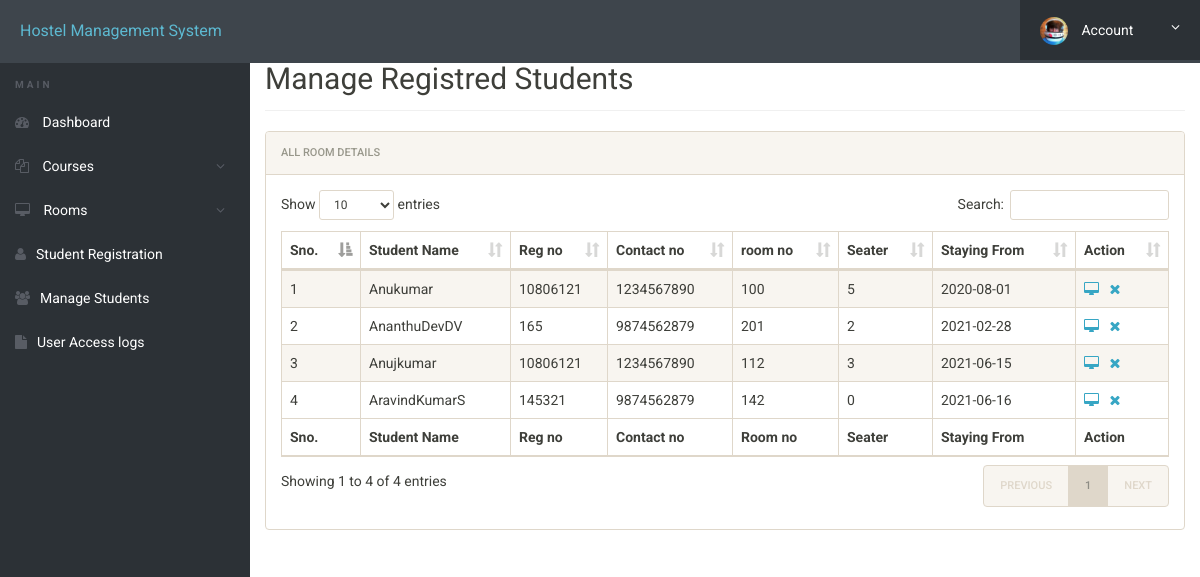
The page /admin/manage-students.php (signed in) on the database its author committed.
### tables this page shows
CREATE TABLE `registration` (
  `id` int(11) NOT NULL,
  `roomno` int(11) DEFAULT NULL,
  `seater` int(11) DEFAULT NULL,
  `feespm` int(11) DEFAULT NULL,
  `foodstatus` int(11) DEFAULT NULL,
  `stayfrom` date DEFAULT NULL,
  `duration` int(11) DEFAULT NULL,
  `course` varchar(500) DEFAULT NULL,
  `regno` int(11) DEFAULT NULL,
  `firstName` varchar(500) DEFAULT NULL,
  `middleName` varchar(500) DEFAULT NULL,
  `lastName` varchar(500) DEFAULT NULL,
  `gender` varchar(250) DEFAULT NULL,
  `contactno` bigint(11) DEFAULT NULL,
  `emailid` varchar(500) DEFAULT NULL,
  `egycontactno` bigint(11) DEFAULT NULL,
  `guardianName` varchar(500) DEFAULT NULL,
  `guardianRelation` varchar(500) DEFAULT NULL,
  `guardianContactno` bigint(11) DEFAULT NULL,
  `corresAddress` varchar(500) DEFAULT NULL,
  `corresCIty` varchar(500) DEFAULT NULL,
  `corresState` varchar(500) DEFAULT NULL,
  `corresPincode` int(11) DEFAULT NULL,
  `pmntAddress` varchar(500) DEFAULT NULL,
  `pmntCity` varchar(500) DEFAULT NULL,
  `pmnatetState` varchar(500) DEFAULT NULL,
  `pmntPincode` int(11) DEFAULT NULL,
  `postingDate` timestamp NULL DEFAULT current_timestamp(),
  `updationDate` varchar(500) DEFAULT NULL
);

### admin/manage-students.php (the view, shortened to what this page needs)
<?php
include('includes/config.php');
?>
<!doctype html>
<html lang="en" class="no-js">
<head>
	<link rel="stylesheet" href="css/font-awesome.min.css">
	<link rel="stylesheet" href="css/bootstrap.min.css">
	<link rel="stylesheet" href="css/dataTables.bootstrap.min.css">
	<link rel="stylesheet" href="css/bootstrap-social.css">
	<link rel="stylesheet" href="css/bootstrap-select.css">
	<link rel="stylesheet" href="css/fileinput.min.css">
	<link rel="stylesheet" href="css/awesome-bootstrap-checkbox.css">
	<link rel="stylesheet" href="css/style.css">
</head>
<body>
	<?php include('includes/header.php');?>
	<div class="ts-main-content">
			<?php include('includes/sidebar.php');?>
		<div class="content-wrapper">
			<div class="container-fluid">
				<div class="row">
					<div class="col-md-12">
						<h2 class="page-title" style="margin-top:4%">Manage Registred Students</h2>
						<div class="panel panel-default">
							<div class="panel-heading">All Room Details</div>
							<div class="panel-body">
								<table id="zctb" class="display table table-striped table-bordered table-hover" cellspacing="0" width="100%">
									<thead>
										<tr>
											<th>Sno.</th>
											<th>Student Name</th>
											<th>Reg no</th>
											<th>Contact no </th>
											<th>room no  </th>
											<th>Seater </th>
											<th>Staying From </th>
											<th>Action</th>
										</tr>
									</thead>
									<tfoot>
										<tr>
											<th>Sno.</th>
											<th>Student Name</th>
											<th>Reg no</th>
											<th>Contact no </th>
											<th>Room no  </th>
											<th>Seater </th>
											<th>Staying From </th>
											<th>Action</th>
										</tr>
									</tfoot>
									<tbody>
<?php
$ret="select * from registration";
$stmt= $mysqli->prepare($ret) ;
$stmt->execute() ;
$res=$stmt->get_result();
$cnt=1;
while($row=$res->fetch_object())
	  {
	  	?>
<tr><td><?php echo $cnt;;?></td>
<td><?php echo $row->firstName;?><?php echo $row->middleName;?><?php echo $row->lastName;?></td>
<td><?php echo $row->regno;?></td>
<td><?php echo $row->contactno;?></td>
<td><?php echo $row->roomno;?></td>
<td><?php echo $row->seater;?></td>
<td><?php echo $row->stayfrom;?></td>
<td>
<a href="student-details.php?regno=<?php echo $row->regno;?>" title="View Full Details"><i class="fa fa-desktop"></i></a>&nbsp;&nbsp;
<a href="manage-students.php?del=<?php echo $row->regno;?>" title="Delete Record" onclick="return confirm('Do you want to delete');"><i class="fa fa-close"></i></a></td>
										</tr>
									<?php
$cnt=$cnt+1;
									 } ?>
									</tbody>
								</table>
							</div>
						</div>
					</div>
				</div>
			</div>
		</div>
	</div>
</body>
</html>

### admin/css/style.css (style rules this page uses)
html { font-size: 14px; }
@media only screen and (min-width: 480px) { html { font-size: 17px; } }
@media only screen and (min-width: 768px) { html { font-size: 14px; } }
body { font-size: 1em; }
a { color: #37a6c4; }
.panel { overflow: hidden; }
.page-title { padding-bottom: 15px; margin-bottom: 20px; border-bottom: 1px solid #f0f0f0; }
.ts-main-content .content-wrapper { padding-top: 15px; margin-top: 10px; }
@media only screen and (min-width: 992px) { .ts-main-content .content-wrapper { margin-left: 250px; } }

### rows shown on the page
registration: firstName "Anu", lastName "kumar", regno "10806121", contactno "1234567890", roomno "100", seater "5", stayfrom "2020-08-01"
registration: firstName "Ananthu", middleName "Dev", lastName "DV", regno "165", contactno "9874562879", roomno "201", seater "2", stayfrom "2021-02-28"
registration: firstName "Anuj", lastName "kumar", regno "10806121", contactno "1234567890", roomno "112", seater "3", stayfrom "2021-06-15"
registration: firstName "Aravind", middleName "Kumar", lastName "S", regno "145321", contactno "9874562879", roomno "142", seater "0", stayfrom "2021-06-16"
